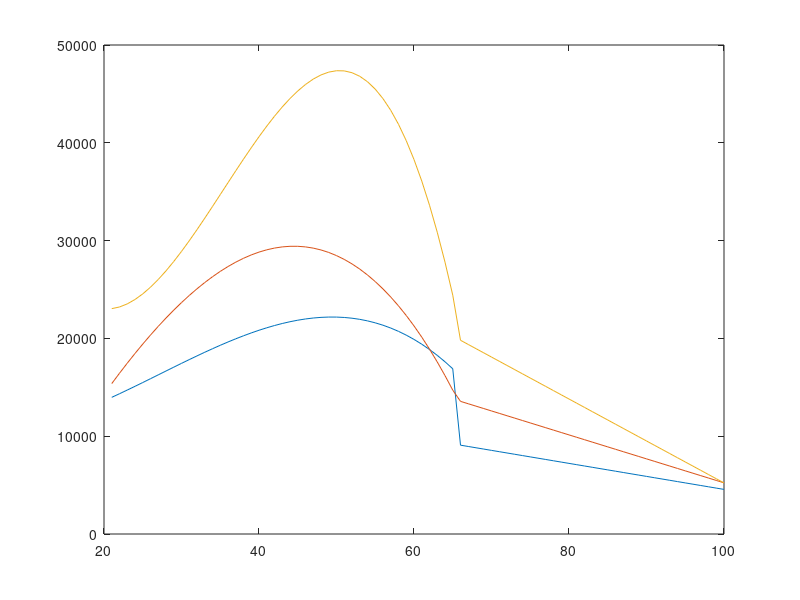

Source code (MATLAB): (Note: this script raises an error after producing the figure.)
% This code replicates the results of Hubbard, Skinner & Zeldes (1994WP) - The importance of precautionary motives in explaining individual and aggregate saving

% Age
% One endogenous variable: assets
% Two stochastic exogenous variables: income shock, medical expense shock

J=80; % Ages 21 to 100 inclusive.
WorkingAgeVec=21:1:65;
RetiredAgeVec=66:100;

% 
n_a=250;
maxa=5*10^5;
n_z=[15,15]; % income, medical
N_i=3; % Number of fixed types
N_j=J; % Number of periods in finite horizon
Params.q=3; % For tauchen method

Params.gamma=3;
% Gamma plays three roles:      
        % gamma is coefficient of relative risk aversion
        % 1/gamma is the intertemporal elasticity of substitution of consumption
        % gamma+1 is the coefficient of relative prudence (Kimball, 1990)

Params.delta=0.03; % rate at which agents discount future
Params.beta=1/(1+Params.delta);
Params.r=0.03; % interest rate on assets

% Mortality rates (probability of survival)
% Table A.1
Params.dj=[0.00058, 0.00061, 0.00062, 0.00064, 0.00065, 0.00067, 0.00069, 0.00070, 0.00072, 0.00075, 0.00078, 0.00082, 0.00086, 0.00091, 0.00098, 0.00105, 0.00115, 0.00128, 0.00144, 0.00161, 0.00180, 0.00200,...
    0.00221, 0.00242, 0.00266, 0.00292, 0.00320, 0.00349, 0.00380, 0.00413, 0.00450, 0.00490, 0.00533,...
    0.00533, 0.00581, 0.00632, 0.00689, 0.00749, 0.00811, 0.00878, 0.00952, 0.01033, 0.01121, 0.01223,...
    0.01332, 0.01455, 0.01590, 0.01730, 0.01874, 0.02028, 0.02203, 0.02404, 0.02623, 0.02863, 0.03128,...
    0.03432, 0.03778, 0.04166, 0.04597, 0.05078, 0.05615, 0.06214, 0.06885, 0.07631, 0.08455, 0.09352,...
    0.10323, 0.11367, 0.12484, 0.13677, 0.14938, 0.16289, 0.17721, 0.19234, 0.20828, 0.22418, 0.23980, 0.25495, 0.26937, 0.28284]; % conditional probability of death
Params.sj=1-Params.dj; % Conditional survival probabilities. Act as a discount rate.

% Wage (Earnings) incomes, W
% Table A.2
Params.DeterministicWj_working.ft1=[10993-196*WorkingAgeVec+2167*((WorkingAgeVec.^2)/100)-2655*((WorkingAgeVec.^3)/10000)];
Params.DeterministicWj_working.ft2=[-11833+1421*WorkingAgeVec-137*((WorkingAgeVec.^2)/100)-2186*((WorkingAgeVec.^3)/10000)]; 
Params.DeterministicWj_working.ft3=[72270-5579*WorkingAgeVec+19200*((WorkingAgeVec.^2)/100)-18076*((WorkingAgeVec.^3)/10000)];
% Table A.3
Params.DeterministicWj_retired.ft1=[17861-133*RetiredAgeVec]; 
Params.DeterministicWj_retired.ft2=[29733-245*RetiredAgeVec]; 
Params.DeterministicWj_retired.ft3=[48123-429*RetiredAgeVec];
Params.DeterministicWj.ft1=[Params.DeterministicWj_working.ft1, Params.DeterministicWj_retired.ft1];
Params.DeterministicWj.ft2=[Params.DeterministicWj_working.ft2, Params.DeterministicWj_retired.ft2];
Params.DeterministicWj.ft3=[Params.DeterministicWj_working.ft3, Params.DeterministicWj_retired.ft3];
% Compare to Fig A.1(a-c): they won't be exactly the same as drop the year
% fixed effects, but eyeballing suggests they are fine.
plot(21:1:100, Params.DeterministicWj.ft1, 21:1:100, Params.DeterministicWj.ft2, 21:1:100, Params.DeterministicWj.ft3)
% Stochastic Wj (Table A.4): u_it, an AR(1) in regressions in paper
Params.w_rho=[0.955; 0.946; 0.955];
Params.w_sigmasqepsilon=[0.033; 0.025; 0.016];
Params.w_sigmasqu=Params.w_sigmasqepsilon./(1-Params.w_rho.^2);
Params.w_sigmasqupsilon=[0.040; 0.021; 0.014]; % Estimated from PSID but not used in model.
[z1_grid.ft1, pi_z1.ft1]=TauchenMethod(0,Params.w_sigmasqepsilon(1), Params.w_rho(1), n_z(1), Params.q);
[z1_grid.ft2, pi_z1.ft2]=TauchenMethod(0,Params.w_sigmasqepsilon(2), Params.w_rho(2), n_z(1), Params.q);
[z1_grid.ft3, pi_z1.ft3]=TauchenMethod(0,Params.w_sigmasqepsilon(3), Params.w_rho(3), n_z(1), Params.q);
% Bottom of pg 103 (45th pg): Wit=exp(log(DeterministicWj)-0.5*sigmasqu+uit)
% "This specification ensures that when we compare the certainty case with
% the earnings uncertainty case, we hold the age-conditional means of earnings constant."

% Medical Expenses, M
% Table A.5
Params.DeterministicMj_working=[5.373+0.073*WorkingAgeVec-0.753*((WorkingAgeVec.^2)/1000); 4.749+0.106*WorkingAgeVec-1.084*((WorkingAgeVec.^2)/1000); 4.816+0.109*WorkingAgeVec-1.090*((WorkingAgeVec.^2)/1000)];
Params.DeterministicMj_retired=[14.441-0.200*RetiredAgeVec+1.288*((RetiredAgeVec.^2)/1000); 11.371-0.101*RetiredAgeVec+0.540*((RetiredAgeVec.^2)/1000); 9.553-0.054*RetiredAgeVec-0.297*((RetiredAgeVec.^2)/1000)];
Params.DeterministicMj=[Params.DeterministicMj_working, Params.DeterministicMj_retired]; % is in logs
Params.m_rho=0.901*ones(3,1);
Params.m_sigmasqepsilon=[0.175; 0.156; 0.153];
Params.m_sigmasqomega=[0.220; 0.220; 0.220];
[z2_grid.ft1, pi_z2.ft1]=TauchenMethod(0,Params.m_sigmasqepsilon(1)/(1-Params.m_rho(1)^2), Params.m_rho(1), n_z(2), Params.q);
[z2_grid.ft2, pi_z2.ft2]=TauchenMethod(0,Params.m_sigmasqepsilon(2)/(1-Params.m_rho(2)^2), Params.m_rho(2), n_z(2), Params.q);
[z2_grid.ft3, pi_z2.ft3]=TauchenMethod(0,Params.m_sigmasqepsilon(3)/(1-Params.m_rho(3)^2), Params.m_rho(3), n_z(2), Params.q);

% Consumption Floor
Params.Cbar=7000; % (middle of pg. 111)

%% Grids
z_grid.ft1=[z1_grid.ft1; z2_grid.ft1];
z_grid.ft2=[z1_grid.ft2; z2_grid.ft2];
z_grid.ft3=[z1_grid.ft3; z2_grid.ft3];

pi_z.ft1=kron(pi_z1.ft1, pi_z2.ft1);
pi_z.ft2=kron(pi_z1.ft2, pi_z2.ft2);
pi_z.ft3=kron(pi_z1.ft3, pi_z2.ft3);

a_grid=linspace(0,maxa,n_a)'; % Could probably do better by adding more grid near zero

%% Now, create the return function 
DiscountFactorParamNames={'beta','sj'};

ReturnFn=@(aprime,a,W_z1,M_z2,gamma,r,Cbar,DeterministicWj, w_sigmasqu, DeterministicMj) HubbardSkinnerZeldes1994_ReturnFn(aprime,a,W_z1,M_z2,gamma,r,Cbar,DeterministicWj, w_sigmasqu, DeterministicMj)
ReturnFnParamNames={'gamma','r','Cbar','DeterministicWj', 'w_sigmasqu', 'DeterministicMj'}; %It is important that these are in same order as they appear in 'HubbardSkinnerZeldes1994_ReturnFn'

%% Now solve the value function iteration problem

vfoptions.verbose=1;
tic;
[V, Policy]=ValueFnIter_Case1_FHorz_PType(0,n_a,n_z,N_j,N_i, 0, a_grid, z_grid, pi_z, ReturnFn, Params, DiscountFactorParamNames, ReturnFnParamNames,vfoptions);
toc
%%
Policytemp=Policy.ft1;
figure(2)
surf(reshape(Policytemp(1,:,8,8,:),[250,80])-kron(linspace(1,250,250)',ones(1,80)))
figure(3)
surf(reshape(Policytemp(1,:,15,8,:),[250,80])-kron(linspace(1,250,250)',ones(1,80)))
figure(4)
surf(reshape(Policytemp(1,:,1,8,:),[250,80])-kron(linspace(1,250,250)',ones(1,80)))


%% Simulate Panel Data


% Start with a time series simulation (of one life-time starting from a
% specific seedpoint).
simoptions.simperiods=80;
simoptions.seedpoint=[ceil(prod(n_a)/2),ceil(prod(n_z)/2),1];
Policytemp=Policy.ft1;
pi_ztemp=pi_z.ft1;
SimLifeCycle=SimLifeCycleIndexes_FHorz_Case1(Policytemp,0,n_a,n_z,N_j,pi_ztemp, simoptions)


% Life-cycle works, now Panel for a given PType
simoptions.numbersims=10^3;
SimPanelIndexes_FHorz_Case1(Policytemp,0,n_a,n_z,N_j,pi_ztemp, simoptions);

% Now full panel




